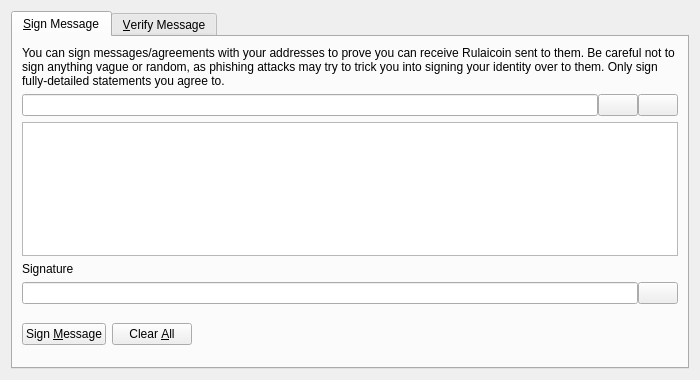
<?xml version="1.0" encoding="UTF-8"?>
<ui version="4.0">
 <class>SignVerifyMessageDialog</class>
 <widget class="QDialog" name="SignVerifyMessageDialog">
  <property name="geometry">
   <rect>
    <x>0</x>
    <y>0</y>
    <width>700</width>
    <height>380</height>
   </rect>
  </property>
  <property name="windowTitle">
   <string>Signatures - Sign / Verify a Message</string>
  </property>
  <property name="modal">
   <bool>true</bool>
  </property>
  <layout class="QVBoxLayout" name="verticalLayout">
   <item>
    <widget class="QTabWidget" name="tabWidget">
     <property name="currentIndex">
      <number>0</number>
     </property>
     <widget class="QWidget" name="tabSignMessage">
      <attribute name="title">
       <string>&amp;Sign Message</string>
      </attribute>
      <layout class="QVBoxLayout" name="verticalLayout_SM">
       <item>
        <widget class="QLabel" name="infoLabel_SM">
         <property name="text">
          <string>You can sign messages/agreements with your addresses to prove you can receive Rulaicoin sent to them. Be careful not to sign anything vague or random, as phishing attacks may try to trick you into signing your identity over to them. Only sign fully-detailed statements you agree to.</string>
         </property>
         <property name="textFormat">
          <enum>Qt::PlainText</enum>
         </property>
         <property name="wordWrap">
          <bool>true</bool>
         </property>
        </widget>
       </item>
       <item>
        <layout class="QHBoxLayout" name="horizontalLayout_1_SM">
         <property name="spacing">
          <number>0</number>
         </property>
         <item>
          <widget class="QValidatedLineEdit" name="addressIn_SM">
           <property name="toolTip">
            <string>The Rulaicoin address to sign the message with</string>
           </property>
          </widget>
         </item>
         <item>
          <widget class="QPushButton" name="addressBookButton_SM">
           <property name="toolTip">
            <string>Choose previously used address</string>
           </property>
           <property name="text">
            <string/>
           </property>
           <property name="shortcut">
            <string>Alt+A</string>
           </property>
           <property name="autoDefault">
            <bool>false</bool>
           </property>
          </widget>
         </item>
         <item>
          <widget class="QPushButton" name="pasteButton_SM">
           <property name="toolTip">
            <string>Paste address from clipboard</string>
           </property>
           <property name="text">
            <string/>
           </property>
           <property name="shortcut">
            <string>Alt+P</string>
           </property>
           <property name="autoDefault">
            <bool>false</bool>
           </property>
          </widget>
         </item>
        </layout>
       </item>
       <item>
        <widget class="QPlainTextEdit" name="messageIn_SM">
         <property name="toolTip">
          <string>Enter the message you want to sign here</string>
         </property>
        </widget>
       </item>
       <item>
        <widget class="QLabel" name="signatureLabel_SM">
         <property name="text">
          <string>Signature</string>
         </property>
         <property name="textFormat">
          <enum>Qt::PlainText</enum>
         </property>
        </widget>
       </item>
       <item>
        <layout class="QHBoxLayout" name="horizontalLayout_2_SM">
         <property name="spacing">
          <number>0</number>
         </property>
         <item>
          <widget class="QLineEdit" name="signatureOut_SM">
           <property name="font">
            <font>
             <italic>true</italic>
            </font>
           </property>
           <property name="readOnly">
            <bool>true</bool>
           </property>
          </widget>
         </item>
         <item>
          <widget class="QPushButton" name="copySignatureButton_SM">
           <property name="toolTip">
            <string>Copy the current signature to the system clipboard</string>
           </property>
           <property name="text">
            <string/>
           </property>
           <property name="autoDefault">
            <bool>false</bool>
           </property>
          </widget>
         </item>
        </layout>
       </item>
       <item>
        <layout class="QHBoxLayout" name="horizontalLayout_3_SM">
         <item>
          <widget class="QPushButton" name="signMessageButton_SM">
           <property name="toolTip">
            <string>Sign the message to prove you own this Rulaicoin address</string>
           </property>
           <property name="text">
            <string>Sign &amp;Message</string>
           </property>
           <property name="autoDefault">
            <bool>false</bool>
           </property>
          </widget>
         </item>
         <item>
          <widget class="QPushButton" name="clearButton_SM">
           <property name="toolTip">
            <string>Reset all sign message fields</string>
           </property>
           <property name="text">
            <string>Clear &amp;All</string>
           </property>
           <property name="autoDefault">
            <bool>false</bool>
           </property>
          </widget>
         </item>
         <item>
          <spacer name="horizontalSpacer_1_SM">
           <property name="orientation">
            <enum>Qt::Horizontal</enum>
           </property>
           <property name="sizeHint" stdset="0">
            <size>
             <width>40</width>
             <height>48</height>
            </size>
           </property>
          </spacer>
         </item>
         <item>
          <widget class="QLabel" name="statusLabel_SM">
           <property name="font">
            <font>
             <weight>75</weight>
             <bold>true</bold>
            </font>
           </property>
           <property name="text">
            <string/>
           </property>
           <property name="wordWrap">
            <bool>true</bool>
           </property>
          </widget>
         </item>
         <item>
          <spacer name="horizontalSpacer_2_SM">
           <property name="orientation">
            <enum>Qt::Horizontal</enum>
           </property>
           <property name="sizeHint" stdset="0">
            <size>
             <width>40</width>
             <height>48</height>
            </size>
           </property>
          </spacer>
         </item>
        </layout>
       </item>
      </layout>
     </widget>
     <widget class="QWidget" name="tabVerifyMessage">
      <attribute name="title">
       <string>&amp;Verify Message</string>
      </attribute>
      <layout class="QVBoxLayout" name="verticalLayout_VM">
       <item>
        <widget class="QLabel" name="infoLabel_VM">
         <property name="text">
          <string>Enter the receiver's address, message (ensure you copy line breaks, spaces, tabs, etc. exactly) and signature below to verify the message. Be careful not to read more into the signature than what is in the signed message itself, to avoid being tricked by a man-in-the-middle attack. Note that this only proves the signing party receives with the address, it cannot prove sendership of any transaction!</string>
         </property>
         <property name="textFormat">
          <enum>Qt::PlainText</enum>
         </property>
         <property name="alignment">
          <set>Qt::AlignLeading|Qt::AlignLeft|Qt::AlignTop</set>
         </property>
         <property name="wordWrap">
          <bool>true</bool>
         </property>
        </widget>
       </item>
       <item>
        <layout class="QHBoxLayout" name="horizontalLayout_1_VM">
         <property name="spacing">
          <number>0</number>
         </property>
         <item>
          <widget class="QValidatedLineEdit" name="addressIn_VM">
           <property name="toolTip">
            <string>The Rulaicoin address the message was signed with</string>
           </property>
          </widget>
         </item>
         <item>
          <widget class="QPushButton" name="addressBookButton_VM">
           <property name="toolTip">
            <string>Choose previously used address</string>
           </property>
           <property name="text">
            <string/>
           </property>
           <property name="shortcut">
            <string>Alt+A</string>
           </property>
           <property name="autoDefault">
            <bool>false</bool>
           </property>
          </widget>
         </item>
        </layout>
       </item>
       <item>
        <widget class="QPlainTextEdit" name="messageIn_VM"/>
       </item>
       <item>
        <widget class="QValidatedLineEdit" name="signatureIn_VM"/>
       </item>
       <item>
        <layout class="QHBoxLayout" name="horizontalLayout_2_VM">
         <item>
          <widget class="QPushButton" name="verifyMessageButton_VM">
           <property name="toolTip">
            <string>Verify the message to ensure it was signed with the specified Rulaicoin address</string>
           </property>
           <property name="text">
            <string>Verify &amp;Message</string>
           </property>
           <property name="autoDefault">
            <bool>false</bool>
           </property>
          </widget>
         </item>
         <item>
          <widget class="QPushButton" name="clearButton_VM">
           <property name="toolTip">
            <string>Reset all verify message fields</string>
           </property>
           <property name="text">
            <string>Clear &amp;All</string>
           </property>
           <property name="autoDefault">
            <bool>false</bool>
           </property>
          </widget>
         </item>
         <item>
          <spacer name="horizontalSpacer_1_VM">
           <property name="orientation">
            <enum>Qt::Horizontal</enum>
           </property>
           <property name="sizeHint" stdset="0">
            <size>
             <width>40</width>
             <height>48</height>
            </size>
           </property>
          </spacer>
         </item>
         <item>
          <widget class="QLabel" name="statusLabel_VM">
           <property name="font">
            <font>
             <weight>75</weight>
             <bold>true</bold>
            </font>
           </property>
           <property name="text">
            <string/>
           </property>
           <property name="wordWrap">
            <bool>true</bool>
           </property>
          </widget>
         </item>
         <item>
          <spacer name="horizontalSpacer_2_VM">
           <property name="orientation">
            <enum>Qt::Horizontal</enum>
           </property>
           <property name="sizeHint" stdset="0">
            <size>
             <width>40</width>
             <height>48</height>
            </size>
           </property>
          </spacer>
         </item>
        </layout>
       </item>
      </layout>
     </widget>
    </widget>
   </item>
  </layout>
 </widget>
 <customwidgets>
  <customwidget>
   <class>QValidatedLineEdit</class>
   <extends>QLineEdit</extends>
   <header>qvalidatedlineedit.h</header>
  </customwidget>
 </customwidgets>
 <resources>
  <include location="../rulaicoin.qrc"/>
 </resources>
 <connections/>
</ui>
